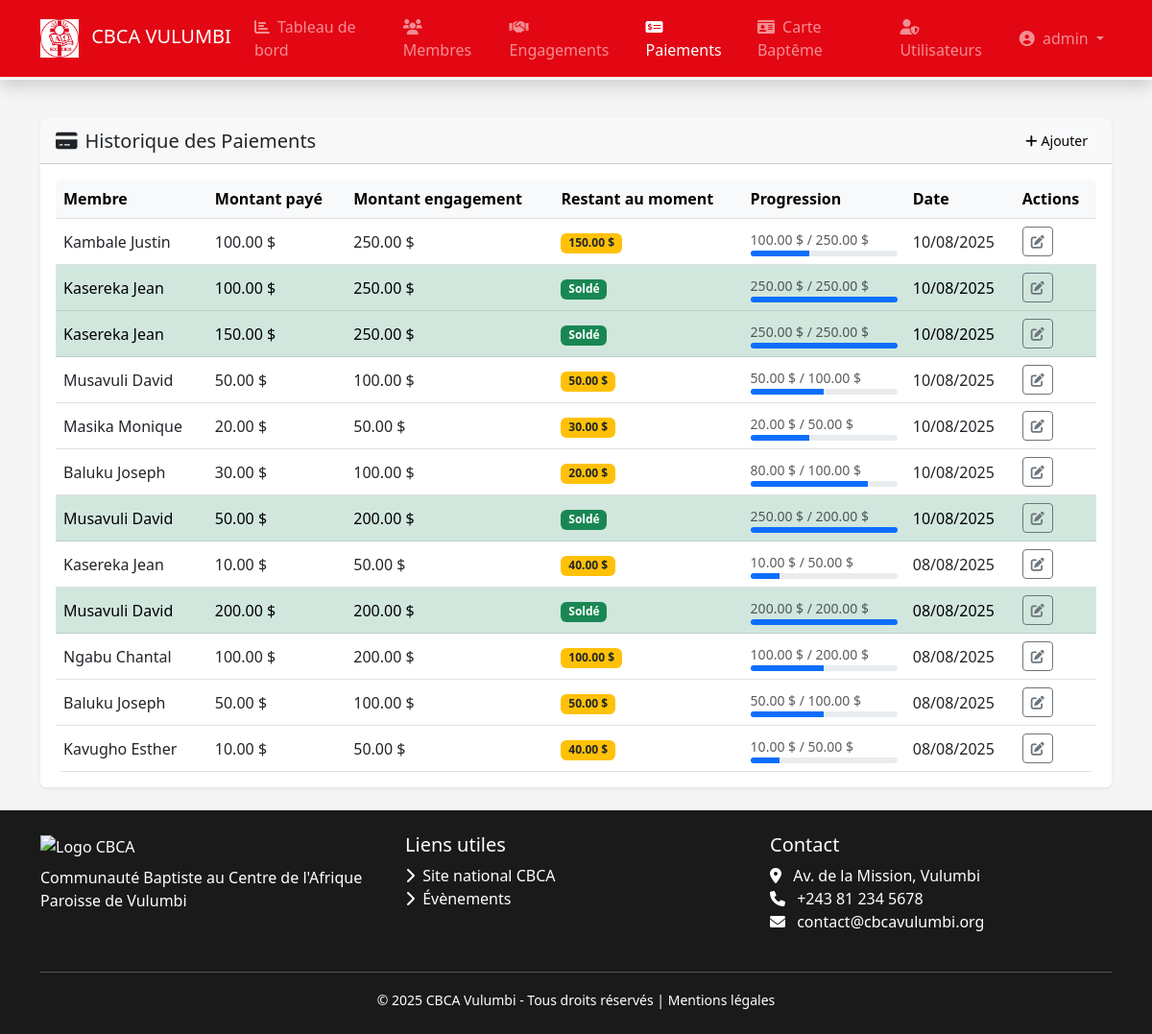
The page /paiements (signed in) on the database its author committed.
### models.py (models this page shows, shortened)
class User(db.Model, UserMixin):
    __tablename__ = 'users'
    id = db.Column(db.Integer, primary_key=True)
    username = db.Column(db.String(50), unique=True, nullable=False)
    password_hash = db.Column(db.String(128), nullable=False)
    role = db.Column(db.String(20), default='user')
    last_login = db.Column(db.DateTime)
    created_at = db.Column(db.DateTime, default=datetime.utcnow)

class Paiement(db.Model):
    __tablename__ = 'paiements'
    id = db.Column(db.Integer, primary_key=True)
    engagement_id = db.Column(db.Integer, db.ForeignKey('engagements.id'), nullable=False)
    montant = db.Column(db.Float, nullable=False)
    date_paiement = db.Column(db.Date, default=datetime.utcnow)

class CarteBapteme(db.Model):
    __tablename__='cartebapteme'
    id = db.Column(db.Integer, primary_key=True)
    numero = db.Column(db.String(100), nullable=False)
    nom = db.Column(db.String(100), nullable=False)
    adresse = db.Column(db.String(200))
    date_naissance = db.Column(db.Date)
    sexe = db.Column(db.String(1))
    photo = db.Column(db.String(100))
    created_at = db.Column(db.DateTime, default=datetime.utcnow)
    membre = db.relationship('Membre', backref='cartebapteme', lazy=True)

class Engagement(db.Model):
    __tablename__ = 'engagements'
    id = db.Column(db.Integer, primary_key=True)
    membre_id = db.Column(db.Integer, db.ForeignKey('membres.id'), nullable=False)
    montant_total = db.Column(db.Float, nullable=False)
    date_engagement = db.Column(db.DateTime, default=datetime.utcnow)
    date_limite = db.Column(db.Date, nullable=False)
    description = db.Column(db.String(200))
    statut = db.Column(db.String(20), default='En cours')
    paiements = db.relationship('Paiement', backref='engagement', lazy=True)
    def montant_restant_au(self, date_reference):
        return self.montant_total - sum(p.montant for p in self.paiements if p.date_paiement <= date_reference)

### app.py (the view)
@app.route('/paiements')
@login_required
def liste_paiements():
    from models import Paiement
    paiements = Paiement.query.order_by(Paiement.date_paiement.desc()).all()
    return render_template('paiements/liste.html', title="Paiements", paiements=paiements)

### app.py (called while the page is built)
@login_manager.user_loader
def load_user(user_id):
    from models import User
    return User.query.get(int(user_id))

### templates/paiements/liste.html (shortened to what this page needs)
{% extends "base.html" %}
{% block content %}
<div class="card shadow-sm border-0 mt-3">
  <div class="card-header bg-cbca ">
    <div class="d-flex justify-content-between align-items-center">
      <h5 class="mb-0"><i class="fas fa-credit-card me-2"></i>Historique des Paiements</h5>
      <a href="{{ url_for('ajouter_paiement') }}" class="btn btn-light btn-sm">
        <i class="fas fa-plus me-1"></i>Ajouter</a>
    </div>
  </div>
  <div class="card-body">
    <div class="table-responsive">
      <table class="table table-hover align-middle">
        <thead class="table-light">
          <tr>
            <th>Membre</th>
            <th>Montant payé</th>
            <th>Montant engagement</th>
            <th>Restant au moment</th>
            <th>Progression</th>
            <th>Date</th>
            <th>Actions</th>
          </tr>
        </thead>
        <tbody>
          {% for paiement in paiements %}
          {% set restant = paiement.engagement.montant_restant_au(paiement.date_paiement) %}
          {% set total = paiement.engagement.montant_total %}
          {% set payé = total - restant %}
          <tr class="{% if restant <= 0 %}table-success{% endif %}">
            <td>{{ paiement.engagement.membre.cartebapteme.nom }}</td>
            <td>{{ "%.2f"|format(paiement.montant) }} $</td>
            <td>{{ "%.2f"|format(total) }} $</td>
            <td>
              {% if restant <= 0 %}
                <span class="badge bg-success">Soldé</span>
              {% else %}
                <span class="badge bg-warning text-dark">{{ "%.2f"|format(restant) }} $</span>
              {% endif %}
            </td>
            <td style="min-width: 150px;">
              <small class="text-muted">{{ "%.2f"|format(payé) }} $ / {{ "%.2f"|format(total) }} $</small>
              <div class="progress" style="height: 6px;">
                <div class="progress-bar bg-cbca" role="progressbar"
                     style="width: {{ (payé * 100 / total)|round(2) }}%;"></div>
              </div>
            </td>
            <td>{{ paiement.date_paiement.strftime('%d/%m/%Y') }}</td>
            <td>
              <a href="#" class="btn btn-sm btn-outline-secondary" data-bs-toggle="modal" data-bs-target="#modalEdit{{ paiement.id }}">
                <i class="fas fa-edit"></i>
              </a>
            </td>
          </tr>
          {% endfor %}
        </tbody>
      </table>
    </div>
  </div>
</div>
{% endblock %}

### templates/base.html (shortened to what this page needs)
<!DOCTYPE html>
<html lang="fr">
<head>
    <link href="https://cdn.jsdelivr.net/npm/bootstrap@5.3.0/dist/css/bootstrap.min.css" rel="stylesheet">
    <link href="https://cdnjs.cloudflare.com/ajax/libs/font-awesome/6.0.0/css/all.min.css" rel="stylesheet">
    <link rel="stylesheet" href="{{ url_for('static', filename='css/style.css') }}">
</head>
<body>
<nav class="navbar navbar-expand-lg navbar-dark navbar-cbca shadow">
    <div class="container">
        <a class="navbar-brand" href="{{ url_for('accueil') }}">
            <img src="{{ url_for('static', filename='logo.JPG') }}" alt="Logo CBCA" height="40" class="me-2">
            <span class="d-none d-md-inline">CBCA VULUMBI</span>
        </a>
        <div class="collapse navbar-collapse" id="navbarContent">
            <ul class="navbar-nav me-auto">
                <li class="nav-item">
                    <a class="nav-link {% if request.endpoint == 'accueil' %}active{% endif %}" href="{{ url_for('accueil') }}">
                        <i class="fas fa-chart-bar me-1"></i> Tableau de bord
                    </a>
                </li>
                <li class="nav-item">
                    <a class="nav-link {% if request.endpoint and request.endpoint.startswith('liste_membres') %}active{% endif %}" href="{{ url_for('liste_membres') }}">
                        <i class="fas fa-users me-1"></i> Membres
                    </a>
                </li>
                <li class="nav-item">
                    <a class="nav-link {% if request.endpoint and request.endpoint.startswith('liste_engagements') %}active{% endif %}" href="{{ url_for('liste_engagements') }}">
                        <i class="fas fa-handshake me-1"></i> Engagements
                    </a>
                </li>
                <li class="nav-item">
                    <a class="nav-link {% if request.endpoint and request.endpoint.startswith('liste_paiements') %}active{% endif %}" href="{{ url_for('liste_paiements') }}">
                        <i class="fas fa-money-check-alt me-1"></i> Paiements
                    </a>
                </li>
                <li class="nav-item">
                    <a class="nav-link {% if request.endpoint and request.endpoint.startswith('liste_carte') %}active{% endif %}" href="{{ url_for('liste_carte') }}">
                        <i class="fas fa-id-card me-1"></i> Carte Baptême
                    </a>
                </li>
                {% if current_user.is_authenticated and current_user.role == 'admin' %}
                <li class="nav-item">
                    <a class="nav-link {% if request.endpoint and request.endpoint.startswith('liste_utilisateurs') %}active{% endif %}" href="{{ url_for('liste_utilisateurs') }}">
                        <i class="fas fa-user-shield me-1"></i> Utilisateurs
                    </a>
                </li>
                {% endif %}
            </ul>
            <ul class="navbar-nav">
                {% if current_user.is_authenticated %}
                <li class="nav-item dropdown">
                    <a class="nav-link dropdown-toggle" href="#" id="userDropdown" data-bs-toggle="dropdown">
                        <i class="fas fa-user-circle me-1"></i> {{ current_user.username }}
                    </a>
                </li>
                {% else %}
                <li class="nav-item">
                    <a class="nav-link" href="{{ url_for('login') }}">
                        <i class="fas fa-sign-in-alt me-1"></i> Connexion
                    </a>
                </li>
                {% endif %}
            </ul>
        </div>
    </div>
</nav>
<main class="container my-4 flex-grow-1">
    {% block content %}{% endblock %}
</main>
<footer class="py-4 text-white">
    <div class="container">
        <div class="row">
            <div class="col-md-4 mb-3">
                <img src="{{ url_for('static', filename='images/logo-cbca-white.png') }}" alt="Logo CBCA" height="50">
                <p class="mt-2 mb-0">Communauté Baptiste au Centre de l'Afrique<br>Paroisse de Vulumbi</p>
            </div>
            <div class="col-md-4 mb-3">
                <h5>Liens utiles</h5>
                <ul class="list-unstyled">
                    <li><a href="#" class="text-white text-decoration-none"><i class="fas fa-chevron-right me-1"></i> Site national CBCA</a></li>
                    <li><a href="#" class="text-white text-decoration-none"><i class="fas fa-chevron-right me-1"></i> Évènements</a></li>
                </ul>
            </div>
            <div class="col-md-4 mb-3">
                <h5>Contact</h5>
                <address>
                    <i class="fas fa-map-marker-alt me-2"></i> Av. de la Mission, Vulumbi<br>
                    <i class="fas fa-phone me-2"></i> +243 81 234 5678<br>
                    <i class="fas fa-envelope me-2"></i> contact@cbcavulumbi.org
                </address>
            </div>
        </div>
        <hr class="my-2 bg-light">
        <div class="text-center pt-2">
            <small>&copy; 2025 CBCA Vulumbi - Tous droits réservés | <a href="#" class="text-white text-decoration-none">Mentions légales</a></small>
        </div>
    </div>
</footer>
</body>
</html>

### static/style.css (style rules this page uses)
body { font-family: 'Segoe UI', 'Roboto', sans-serif; background-color: var(--cbcagray); }
.navbar-cbca { border-bottom: 3px solid white; }
.table-responsive { border-radius: 8px; overflow: hidden; }
.table { margin-bottom: 0; }
.table thead th { background-color: #f8f9fa; border-bottom-width: 1px; font-weight: 600; }
.card-header { font-weight: 600; }

### templates/base.html (style rules this page uses)
:root { --cbcared:#e30613; --cbcawhite:#fff; --cbcadark:#1a1a1a; --cbcagray:#f5f5f5; }
body { font-family: 'Segoe UI', Tahoma, Geneva, Verdana, sans-serif; background: var(--cbcagray); display:flex; flex-direction:column; min-height:100vh; }
.navbar-cbca { background-color: var(--cbcared); border-bottom: 3px solid white; }
footer { background: var(--cbcadark); margin-top:auto; }

### rows shown on the page
User: username "admin"
Paiement: engagement.membre.cartebapteme.nom "Kambale Justin", montant "100.00", restant "150.00", date_paiement "10/08/2025"
Engagement: montant_total "250.00"
Paiement: engagement.membre.cartebapteme.nom "Kasereka Jean", montant "100.00", shows "Soldé", payé "250.00", date_paiement "10/08/2025"
Engagement: montant_total "250.00"
Paiement: engagement.membre.cartebapteme.nom "Kasereka Jean", montant "150.00", shows "Soldé", payé "250.00", date_paiement "10/08/2025"
Paiement: engagement.membre.cartebapteme.nom "Musavuli David", montant "50.00", date_paiement "10/08/2025"
Engagement: montant_total "100.00"
Paiement: engagement.membre.cartebapteme.nom "Masika Monique", montant "20.00", restant "30.00", date_paiement "10/08/2025"
Engagement: montant_total "50.00"
Paiement: engagement.membre.cartebapteme.nom "Baluku Joseph", montant "30.00", restant "20.00", payé "80.00", date_paiement "10/08/2025"
Engagement: montant_total "100.00"
Paiement: engagement.membre.cartebapteme.nom "Musavuli David", montant "50.00", shows "Soldé", payé "250.00", date_paiement "10/08/2025"
Engagement: montant_total "200.00"
Paiement: engagement.membre.cartebapteme.nom "Kasereka Jean", montant "10.00", restant "40.00", date_paiement "08/08/2025"
Engagement: montant_total "50.00"
Paiement: engagement.membre.cartebapteme.nom "Musavuli David", montant "200.00", shows "Soldé", date_paiement "08/08/2025"
Paiement: engagement.membre.cartebapteme.nom "Ngabu Chantal", montant "100.00", date_paiement "08/08/2025"
Engagement: montant_total "200.00"
Paiement: engagement.membre.cartebapteme.nom "Baluku Joseph", montant "50.00", date_paiement "08/08/2025"
Paiement: engagement.membre.cartebapteme.nom "Kavugho Esther", montant "10.00", restant "40.00", date_paiement "08/08/2025"
Engagement: montant_total "50.00"
